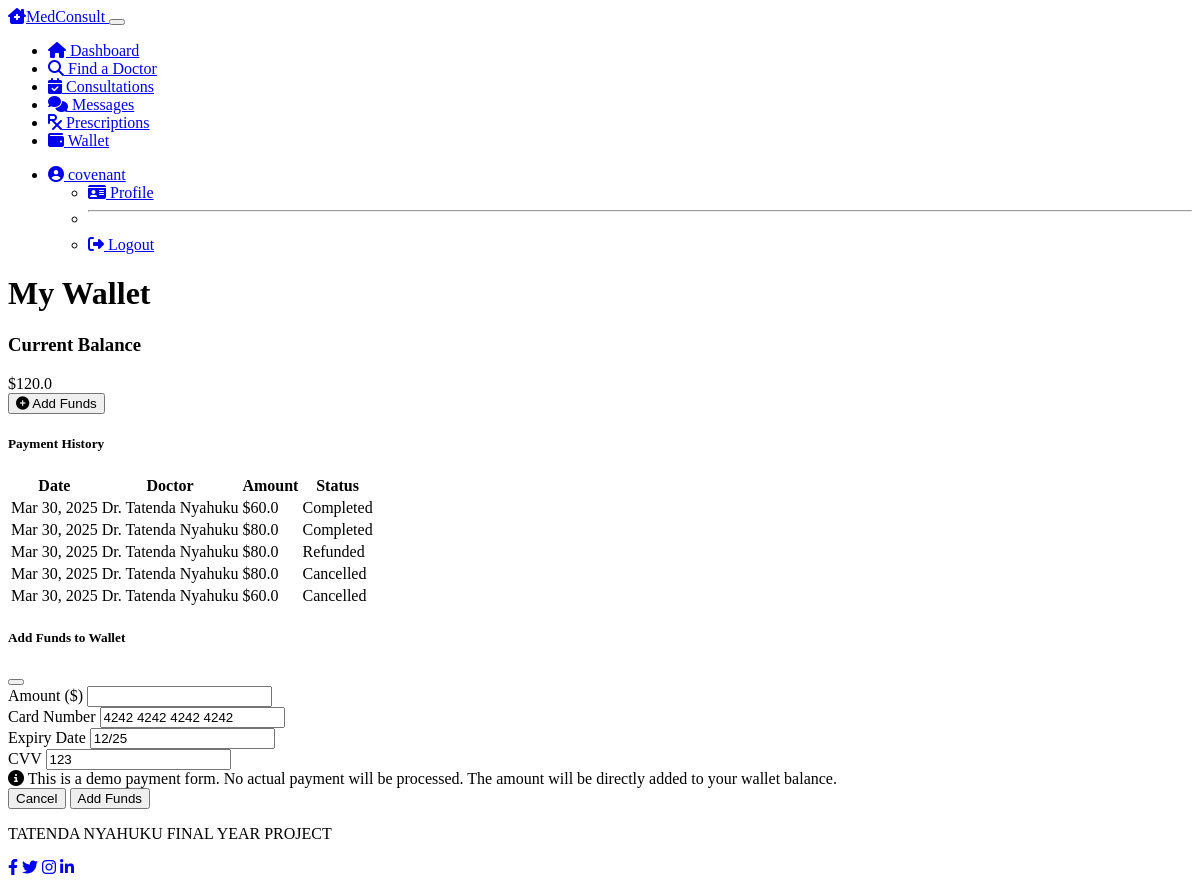
/patient/wallet (signed in), run on the app's committed database.
### models.py (models this page shows, shortened)
class User(UserMixin, db.Model):
    __tablename__ = 'users'
    id = db.Column(db.Integer, primary_key=True)
    email = db.Column(db.String(120), unique=True, nullable=False)
    username = db.Column(db.String(64), nullable=False)
    password_hash = db.Column(db.String(256), nullable=False)
    role = db.Column(db.String(20), nullable=False)  # 'patient', 'doctor', 'admin'
    created_at = db.Column(db.DateTime, default=datetime.utcnow)
    patient = db.relationship('Patient', backref='user', uselist=False, lazy=True)
    doctor = db.relationship('Doctor', backref='user', uselist=False, lazy=True)

class Patient(db.Model):
    __tablename__ = 'patients'
    id = db.Column(db.Integer, primary_key=True)
    user_id = db.Column(db.Integer, db.ForeignKey('users.id'), nullable=False)
    first_name = db.Column(db.String(50), nullable=False)
    last_name = db.Column(db.String(50), nullable=False)
    date_of_birth = db.Column(db.Date, nullable=True)
    phone_number = db.Column(db.String(20), nullable=True)
    address = db.Column(db.String(200), nullable=True)
    consultations = db.relationship('Consultation', backref='patient', lazy=True)
    wallet_balance = db.Column(db.Float, default=0.0)

class Payment(db.Model):
    __tablename__ = 'payments'
    id = db.Column(db.Integer, primary_key=True)
    consultation_id = db.Column(db.Integer, db.ForeignKey('consultations.id'), nullable=False)
    amount = db.Column(db.Float, nullable=False)
    status = db.Column(db.String(50), default='pending')  # pending, completed, refunded
    timestamp = db.Column(db.DateTime, default=datetime.utcnow)
    consultation = db.relationship('Consultation', foreign_keys=[consultation_id])

class Doctor(db.Model):
    __tablename__ = 'doctors'
    id = db.Column(db.Integer, primary_key=True)
    user_id = db.Column(db.Integer, db.ForeignKey('users.id'), nullable=False)
    first_name = db.Column(db.String(50), nullable=False)
    last_name = db.Column(db.String(50), nullable=False)
    specialty = db.Column(db.String(100), nullable=False)
    license_number = db.Column(db.String(50), nullable=False)
    qualifications = db.Column(db.Text, nullable=True)
    min_fee = db.Column(db.Float, nullable=False)
    max_fee = db.Column(db.Float, nullable=False)
    is_verified = db.Column(db.Boolean, default=False)
    consultations = db.relationship('Consultation', backref='doctor', lazy=True)

### routes.py (the view, shortened to what this page needs)
@app.route('/patient/wallet', methods=['GET', 'POST'])
@login_required
@patient_required
def patient_wallet():
    payments = Payment.query.join(Consultation).filter(
        Consultation.patient_id == current_user.patient.id
    ).order_by(Payment.timestamp.desc()).all()
    return render_template('patient/wallet.html',
                          title='My Wallet',
                          wallet_balance=current_user.patient.wallet_balance,
                          payments=payments)

### models.py (called while the page is built)
@login_manager.user_loader
def load_user(user_id):
    user = User.query.get(int(user_id))
    if user:
        return user
    return None

### routes.py (called while the page is built)
def patient_required(f):
    @wraps(f)
    def decorated_function(*args, **kwargs):
        if not current_user.is_authenticated or current_user.role != 'patient':
            flash('Access denied: Patient access required', 'danger')
            return redirect(url_for('login'))
        return f(*args, **kwargs)
    return decorated_function

### templates/patient/wallet.html (shortened to what this page needs)
{% extends "layout.html" %}
{% block content %}
<div class="row mb-4">
    <div class="col-12">
        <h1 class="mb-4">My Wallet</h1>
    </div>
</div>
<div class="row">
    <div class="col-md-4 mb-4">
        <div class="card bg-dark text-light h-100">
            <div class="card-body text-center">
                <h3 class="mb-4">Current Balance</h3>
                <div class="display-4 mb-4">${{ wallet_balance|round(2) }}</div>
                <button class="btn btn-primary" data-bs-toggle="modal" data-bs-target="#addFundsModal">
                    <i class="fas fa-plus-circle me-1"></i> Add Funds
                </button>
            </div>
        </div>
    </div>
    <div class="col-md-8">
        <div class="card bg-dark text-light">
            <div class="card-header">
                <h5 class="mb-0">Payment History</h5>
            </div>
            <div class="card-body">
                {% if payments %}
                    <div class="table-responsive">
                        <table class="table table-dark table-striped">
                            <thead>
                                <tr>
                                    <th>Date</th>
                                    <th>Doctor</th>
                                    <th>Amount</th>
                                    <th>Status</th>
                                </tr>
                            </thead>
                            <tbody>
                                {% for payment in payments %}
                                    <tr>
                                        <td>{{ payment.timestamp.strftime('%b %d, %Y') }}</td>
                                        <td>Dr. {{ payment.consultation.doctor.first_name }} {{ payment.consultation.doctor.last_name }}</td>
                                        <td>${{ payment.amount }}</td>
                                        <td>
                                            {% if payment.status == 'pending' %}
                                                {% if payment.consultation.status == 'cancelled' %}
                                                    <span class="badge bg-secondary">Cancelled</span>
                                                {% else %}
                                                    <span class="badge bg-warning text-dark">Pending</span>
                                                {% endif %}
                                            {% elif payment.status == 'completed' %}
                                                <span class="badge bg-success">Completed</span>
                                            {% elif payment.status == 'refunded' %}
                                                <span class="badge bg-info">Refunded</span>
                                            {% endif %}
                                        </td>
                                    </tr>
                                {% endfor %}
                            </tbody>
                        </table>
                    </div>
                {% else %}
                    <div class="alert alert-info">
                        <i class="fas fa-info-circle me-2"></i>
                        No payment history yet.
                    </div>
                {% endif %}
            </div>
        </div>
    </div>
</div>
<div class="modal fade" id="addFundsModal" tabindex="-1" aria-labelledby="addFundsModalLabel" aria-hidden="true">
    <div class="modal-dialog">
        <div class="modal-content bg-dark text-light">
            <div class="modal-header">
                <h5 class="modal-title" id="addFundsModalLabel">Add Funds to Wallet</h5>
                <button type="button" class="btn-close" data-bs-dismiss="modal" aria-label="Close"></button>
            </div>
            <div class="modal-body">
                <form id="add-funds-form" method="post" action="{{ url_for('patient_wallet') }}">
                    <div class="form-group mb-3">
                        <label for="amount" class="form-label">Amount ($)</label>
                        <input type="number" class="form-control" id="amount" name="amount" min="10" step="1" required>
                    </div>
                    <div class="form-group mb-3">
                        <label for="cardNumber" class="form-label">Card Number</label>
                        <input type="text" class="form-control" id="cardNumber" placeholder="**** **** **** ****" value="4242 4242 4242 4242" required>
                    </div>
                    <div class="row mb-3">
                        <div class="col-md-6">
                            <label for="expiryDate" class="form-label">Expiry Date</label>
                            <input type="text" class="form-control" id="expiryDate" placeholder="MM/YY" value="12/25" required>
                        </div>
                        <div class="col-md-6">
                            <label for="cvv" class="form-label">CVV</label>
                            <input type="text" class="form-control" id="cvv" placeholder="***" value="123" required>
                        </div>
                    </div>
                    <div class="alert alert-info">
                        <i class="fas fa-info-circle me-2"></i>
                        This is a demo payment form. No actual payment will be processed.
                        The amount will be directly added to your wallet balance.
                    </div>
            </div>
            <div class="modal-footer">
                <button type="button" class="btn btn-secondary" data-bs-dismiss="modal">Cancel</button>
                <button type="submit" class="btn btn-primary">Add Funds</button>
            </div>
        </div>
    </div>
</div>
{% endblock %}

### templates/patient/navbar.html (shortened to what this page needs)
<nav class="navbar navbar-expand-lg navbar-dark bg-dark">
    <div class="container">
        <a class="navbar-brand" href="{{ url_for('patient_dashboard') }}">
            <i class="fas fa-clinic-medical me-2"></i>MedConsult
        </a>
        <button class="navbar-toggler" type="button" data-bs-toggle="collapse" data-bs-target="#navbarPatient" aria-controls="navbarPatient" aria-expanded="false" aria-label="Toggle navigation">
        </button>
        <div class="collapse navbar-collapse" id="navbarPatient">
            <ul class="navbar-nav me-auto">
                <li class="nav-item">
                    <a class="nav-link {% if request.path == url_for('patient_dashboard') %}active{% endif %}" href="{{ url_for('patient_dashboard') }}">
                        <i class="fas fa-home me-1"></i> Dashboard
                    </a>
                </li>
                <li class="nav-item">
                    <a class="nav-link {% if request.path == url_for('find_doctor') %}active{% endif %}" href="{{ url_for('find_doctor') }}">
                        <i class="fas fa-search me-1"></i> Find a Doctor
                    </a>
                </li>
                <li class="nav-item">
                    <a class="nav-link {% if request.path == url_for('patient_consultations') %}active{% endif %}" href="{{ url_for('patient_consultations') }}">
                        <i class="fas fa-calendar-check me-1"></i> Consultations
                    </a>
                </li>
                <li class="nav-item">
                    <a class="nav-link {% if request.path == url_for('patient_messages') %}active{% endif %}" href="{{ url_for('patient_messages') }}">
                        <i class="fas fa-comments me-1"></i> Messages
                    </a>
                </li>
                <li class="nav-item">
                    <a class="nav-link {% if request.path == url_for('patient_prescriptions') %}active{% endif %}" href="{{ url_for('patient_prescriptions') }}">
                        <i class="fas fa-prescription me-1"></i> Prescriptions
                    </a>
                </li>
                <li class="nav-item">
                    <a class="nav-link {% if request.path == url_for('patient_wallet') %}active{% endif %}" href="{{ url_for('patient_wallet') }}">
                        <i class="fas fa-wallet me-1"></i> Wallet
                    </a>
                </li>
            </ul>
            <ul class="navbar-nav">
                <li class="nav-item dropdown">
                    <a class="nav-link dropdown-toggle" href="#" id="navbarDropdown" role="button" data-bs-toggle="dropdown" aria-expanded="false">
                        <i class="fas fa-user-circle me-1"></i> {{ current_user.username }}
                    </a>
                    <ul class="dropdown-menu dropdown-menu-end" aria-labelledby="navbarDropdown">
                        <li>
                            <a class="dropdown-item {% if request.path == url_for('patient_profile') %}active{% endif %}" href="{{ url_for('patient_profile') }}">
                                <i class="fas fa-id-card me-2"></i> Profile
                            </a>
                        </li>
                        <li><hr class="dropdown-divider"></li>
                        <li>
                            <a class="dropdown-item" href="{{ url_for('logout') }}">
                                <i class="fas fa-sign-out-alt me-2"></i> Logout
                            </a>
                        </li>
                    </ul>
                </li>
            </ul>
        </div>
    </div>
</nav>

### data on the page
User: username "covenant"
Patient: wallet_balance "120.0"
Payment: timestamp "Mar 30, 2025", consultation.doctor.first_name "Tatenda", consultation.doctor.last_name "Nyahuku", amount "60.0", status "Completed"
Payment: timestamp "Mar 30, 2025", consultation.doctor.first_name "Tatenda", consultation.doctor.last_name "Nyahuku", amount "80.0", status "Completed"
Payment: timestamp "Mar 30, 2025", consultation.doctor.first_name "Tatenda", consultation.doctor.last_name "Nyahuku", amount "80.0", status "Refunded"
Payment: timestamp "Mar 30, 2025", consultation.doctor.first_name "Tatenda", consultation.doctor.last_name "Nyahuku", amount "80.0", status "Cancelled"
Payment: timestamp "Mar 30, 2025", consultation.doctor.first_name "Tatenda", consultation.doctor.last_name "Nyahuku", amount "60.0", status "Cancelled"
